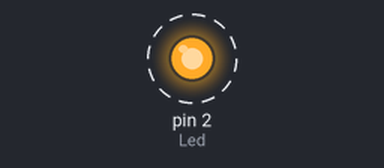
Simulated run of this sketch. Board: Arduino Uno, built with avr-gcc and run on an emulated ATmega328P. Parts: output pins drawn as LEDs (lit = HIGH). Dashed ring = blinking.

Above: at 0.2 s.
Timing chart, 0 to 3.0 s (numbered marks = the images above):
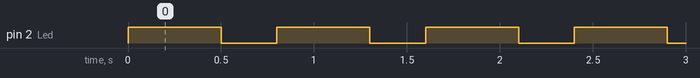

The sketch:

sketch_may14a.ino
```cpp
/*
Projeto: Pisca Led
Autor: Luis Fernando
Instituição: Senai Jaguariúna
Data: 14/05/2024  Rev: 0
*/

//Definiu um nome "Led" para o pino "2"
#define Led 2

//Configura pinos e periféricos, e se são entrada ou saida
void setup() {
  // put your setup code here, to run once:
  //Configura o pino como I/O (input ou output)
  pinMode(Led, OUTPUT); //configura o pino Led como saída.
}

//
void loop() {
  // put your main code here, to run repeatedly:
  digitalWrite(Led, HIGH); //Sinais digitaos só tem dois estados, ligado ou desligado. Esp mandando o sinal para o pino (Liga o pino Led)
  delay(500); //aguarda 0,5 segundos
  digitalWrite(Led, LOW); //Desligando o pino Led
  delay(300); //aguarda 0,3 segundos (milisegundos)

}
```

Measured:
- by itself, pin 2 (Led): alternates HIGH for 0.50 s and LOW for 0.30 s
